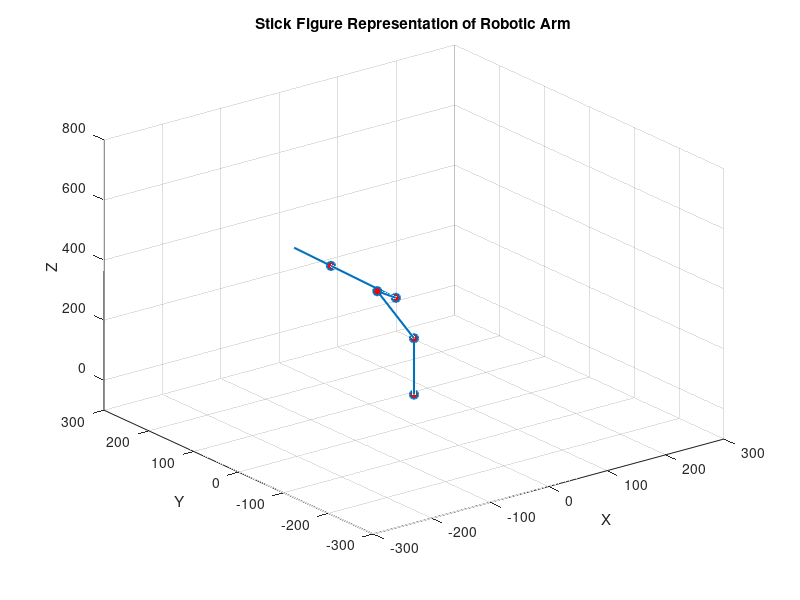
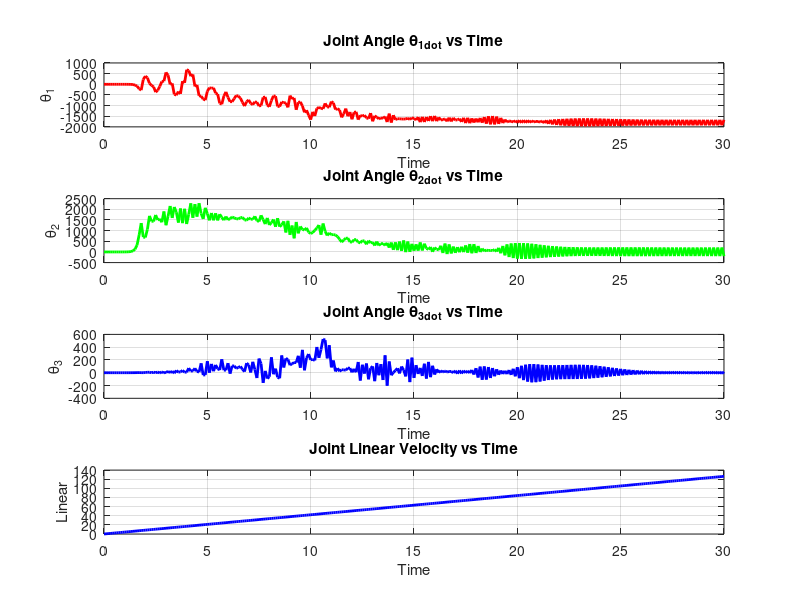
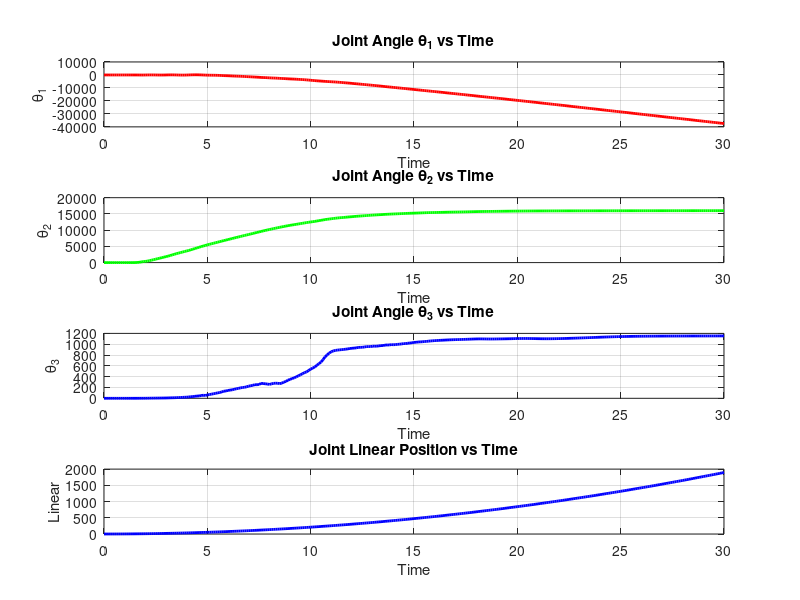

These figures' MATLAB source, in order:
clc;

%% Define coordinates

timeStep = 0.1; % time step
timeVec = 0:timeStep:30;
numSamples = length(timeVec); % number of time samples

% Initial generalized coordinates 
angle1 = 0; 
angle2 = 0; 
angle3 = 0;
linearPos = 0;
angles = [angle1; angle2; angle3; linearPos];

% Define intermediate variables
cos1 = cosd(angle1);
sin1 = sind(angle1);
cos2 = cosd(angle2);
sin2 = sind(angle2);
cos3 = cosd(angle3);
sin3 = sind(angle3);

% Initial generalized velocities 
angle1Vel = 0; 
angle2Vel = 0; 
angle3Vel = 0;
linearVel = 0;
anglesVel = [angle1Vel; angle2Vel; angle3Vel; linearVel];

angle1VelArr = zeros(1, numSamples);
angle2VelArr = zeros(1, numSamples);
angle3VelArr = zeros(1, numSamples);
linearVelArr = zeros(1, numSamples);

angle1Arr = zeros(1, numSamples);
angle2Arr = zeros(1, numSamples);
angle3Arr = zeros(1, numSamples);
linearArr = zeros(1, numSamples);

angle1Arr(1) = angle1;
angle2Arr(1) = angle2;
angle3Arr(1) = angle3;
linearArr(1) = linearPos;

% Length of links
link1 = 187.5;
link2 = 200; 
link3 = 50; 
link4 = 200; 
link5 = 112.5; 
d4 = link5 + linearPos;

% Masses of links
mass1 = 350; 
mass2 = 341; 
mass3 = 100;
mass4 = 400;
mass5 = 600;
gravity = 9.81;

% Moments of inertia of links
inertia1 = 500;
inertia2 = 700; 
inertia3 = 400; 
inertia4 = 500;
inertia5 = 700;

%% Computing

for i = 2:numSamples
    inertiaMat = [inertia2 0 0 0;
                  0 inertia3 0 0;
                  0 0 inertia4 0;
                  0 0 0 inertia5];

    % Legacy numerical generalized inputs. Their physical units are unresolved.
    inputTorques = [2; 2; 2; 5];
    d4 = link5 + linearPos;

    % Configuration-dependent legacy load expression. It contains gravity
    % terms and is not a conventional Coriolis matrix C(q,qdot).
    gravityConfigVec = [sin1 * (mass2 * gravity * link2 / 2 + mass3 * gravity * link3 + mass4 * gravity * link4 + mass5 * gravity * link5) - sin1 * cos2 * (mass3 * gravity * link3 / 2 + mass4 * gravity * link4 + mass5 * gravity * link5) - sin1 * cos2 * cos3 * (mass4 * gravity * link4 / 2 + mass5 * gravity * link5) + cos1 * sin2 * cos3 * (mass4 * gravity * link4 / 2 + mass5 * gravity * link5) + cos1 * sin2 * cos3 * mass5 * gravity * d4 / 2;
                  -cos1 * sin2 * (mass3 * gravity * link3 / 2 + mass4 * gravity * link4 + mass5 * gravity * link5) + sin1 * cos2 * (mass3 * gravity * link3 / 2 + mass4 * gravity * link4 + mass5 * gravity * link5) - cos1 * sin2 * cos3 * (mass4 * gravity * link4 / 2 + mass5 * gravity * link5) + sin1 * cos2 * cos3 * (mass4 * gravity * link4 / 2 + mass5 * gravity * link5) + sin1 * cos2 * cos3 * mass5 * gravity * d4 / 2;
                  -cos1 * cos2 * sin3 * (mass4 * gravity * link4 / 2 + mass5 * gravity * link5) - sin1 * sin2 * sin3 * (mass4 * gravity * link4 / 2 + mass5 * gravity * link5) - sin1 * sin2 * sin3 * mass5 * gravity * d4 / 2;
                  -mass5 * gravity / 2];

    angularAccel = inertiaMat \ (inputTorques - gravityConfigVec);

    % Constant-acceleration state update using the old velocity in q update.
    angle1 = angle1 + angle1Vel * timeStep + 0.5 * angularAccel(1) * timeStep^2;
    angle2 = angle2 + angle2Vel * timeStep + 0.5 * angularAccel(2) * timeStep^2;
    angle3 = angle3 + angle3Vel * timeStep + 0.5 * angularAccel(3) * timeStep^2;
    linearPos = linearPos + linearVel * timeStep + 0.5 * angularAccel(4) * timeStep^2;

    angle1Vel = angle1Vel + angularAccel(1) * timeStep;
    angle2Vel = angle2Vel + angularAccel(2) * timeStep;
    angle3Vel = angle3Vel + angularAccel(3) * timeStep;
    linearVel = linearVel + angularAccel(4) * timeStep;

    angles = [angle1; angle2; angle3; linearPos];
    anglesVel = [angle1Vel; angle2Vel; angle3Vel; linearVel];

    angle1VelArr(i) = angle1Vel;
    angle2VelArr(i) = angle2Vel;
    angle3VelArr(i) = angle3Vel;
    linearVelArr(i) = linearVel;

    angle1Arr(i) = angle1;
    angle2Arr(i) = angle2;
    angle3Arr(i) = angle3;
    linearArr(i) = linearPos;

    % Update intermediate variables
    cos1 = cosd(angle1);
    sin1 = sind(angle1);
    cos2 = cosd(angle2);
    sin2 = sind(angle2);
    cos3 = cosd(angle3);
    sin3 = sind(angle3);

    % Stick figure representation
    xCoords = [0, 0, -sin1*link2, -sin1*link2 + link3*(cos1*sin2 - cos2*sin1), -sin1*link2 + link3*(cos1*sin2 - cos2*sin1) + link4*(cos1*sin2*cos3 - sin1*cos2*cos3), -sin1*link2 + link3*(cos1*sin2 - cos2*sin1) + (link4 + d4)*(cos1*sin2*cos3 - sin1*cos2*cos3)];
    yCoords = [0, 0, 0, 0, sin3*link4, sin3*(link4 + d4)];
    zCoords = [0, link1, link1 + link2*cos1, link1 + link2*cos1 + link3*(cos1*cos2 + sin1*sin2), link1 + link2*cos1 + link3*(cos1*cos2 + sin1*sin2) + link4*(cos1*cos2*cos3 + sin1*sin2*cos3), link1 + link2*cos1 + link3*(cos1*cos2 + sin1*sin2) + (link4 + d4)*(cos1*cos2*cos3 + sin1*sin2*cos3)];

    plot3(xCoords, yCoords, zCoords, '-o', 'LineWidth', 1.5, 'MarkerSize', 6, 'MarkerFaceColor', 'r');
    grid on;
    xlim([-300, 300]);
    ylim([-300, 300]);
    zlim([-100, 800]);
    xlabel('X');
    ylabel('Y');
    zlabel('Z');
    title('Stick Figure Representation of Robotic Arm');
    drawnow;
end

%% Plotting

% Plot motion graphs
figure;
subplot(4, 1, 1);
plot(timeVec, angle1VelArr, 'r', 'LineWidth', 2);
xlabel('Time');
ylabel('\theta_1');
title('Joint Angle \theta_1_d_o_t vs Time');
grid on;

subplot(4, 1, 2);
plot(timeVec, angle2VelArr, 'g', 'LineWidth', 2);
xlabel('Time');
ylabel('\theta_2');
title('Joint Angle \theta_2_d_o_t vs Time');
grid on;

subplot(4, 1, 3);
plot(timeVec, angle3VelArr, 'b', 'LineWidth', 2);
xlabel('Time');
ylabel('\theta_3');
title('Joint Angle \theta_3_d_o_t vs Time');
grid on;

subplot(4, 1, 4);
plot(timeVec, linearVelArr, 'b', 'LineWidth', 2);
xlabel('Time');
ylabel('Linear');
title('Joint Linear Velocity vs Time');
grid on;

figure;
subplot(4, 1, 1);
plot(timeVec, angle1Arr, 'r', 'LineWidth', 2);
xlabel('Time');
ylabel('\theta_1');
title('Joint Angle \theta_1 vs Time');
grid on;

subplot(4, 1, 2);
plot(timeVec, angle2Arr, 'g', 'LineWidth', 2);
xlabel('Time');
ylabel('\theta_2');
title('Joint Angle \theta_2 vs Time');
grid on;

subplot(4, 1, 3);
plot(timeVec, angle3Arr, 'b', 'LineWidth', 2);
xlabel('Time');
ylabel('\theta_3');
title('Joint Angle \theta_3 vs Time');
grid on;

subplot(4, 1, 4);
plot(timeVec, linearArr, 'b', 'LineWidth', 2);
xlabel('Time');
ylabel('Linear');
title('Joint Linear Position vs Time');
grid on;

hold off;
